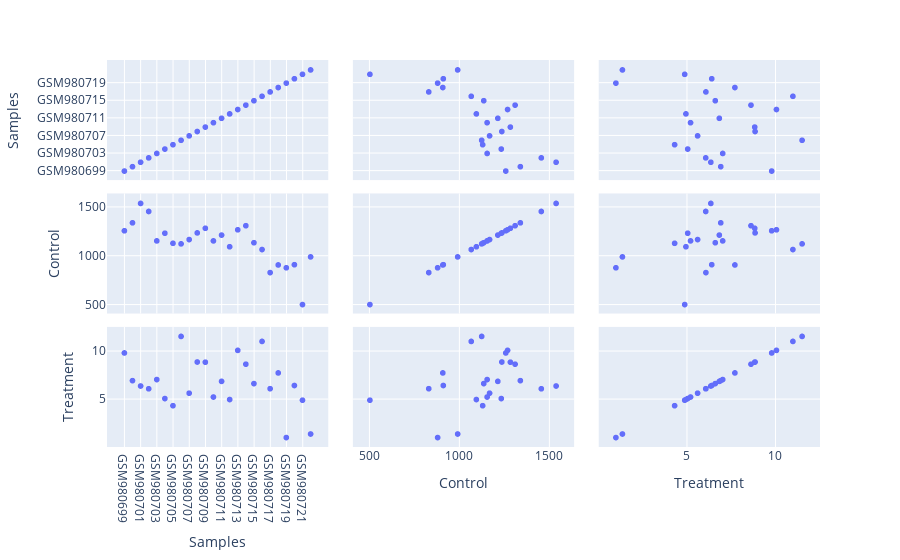

Notebook code for this chart:
### Markdown cell above
### Scatter Matrix

### Code cell
fig = px.scatter_matrix(df)
fig.show()

### Figure 1 — Plotly figure (JSON) as saved in the notebook; plotly's stock layout.template omitted (floating-point values rounded to 4 significant figures)
{"data": [{"dimensions": [{"axis": {"matches": true}, "label": "Samples", "values": ["GSM980699", "GSM980700", "GSM980701", "GSM980702", "GSM980703", "GSM980704", "GSM980705", "GSM980706", "GSM980707", "GSM980708", "GSM980709", "GSM980710", "GSM980711", "GSM980712", "GSM980713", "GSM980714", "GSM980715", "GSM980716", "GSM980717", "GSM980718", "GSM980719", "GSM980720", "GSM980721", "GSM980722"]}, {"axis": {"matches": true}, "label": "Control", "values": [1261.0, 1342.0, 1541.0, 1459.0, 1157.0, 1236.0, 1132.0, 1127.0, 1171.0, 1239.0, 1286.0, 1157.0, 1217.0, 1097.0, 1271.0, 1313.0, 1138.0, 1069.0, 832.3, 910.5, 881.7, 913.3, 504.9, 993.2]}, {"axis": {"matches": true}, "label": "Treatment", "values": [9.81, 6.93, 6.37, 6.08, 7.04, 5.06, 4.32, 11.53, 5.62, 8.87, 8.85, 5.22, 6.85, 4.96, 10.08, 8.64, 6.62, 11.01, 6.09, 7.73, 1, 6.42, 4.89, 1.37]}], "hovertemplate": "%{xaxis.title.text}=%{x}<br>%{yaxis.title.text}=%{y}<extra></extra>", "legendgroup": "", "marker": {"color": "#636efa", "symbol": "circle"}, "name": "", "showlegend": false, "type": "splom"}], "layout": {"dragmode": "select", "legend": {"tracegroupgap": 0}, "margin": {"t": 60}}}
